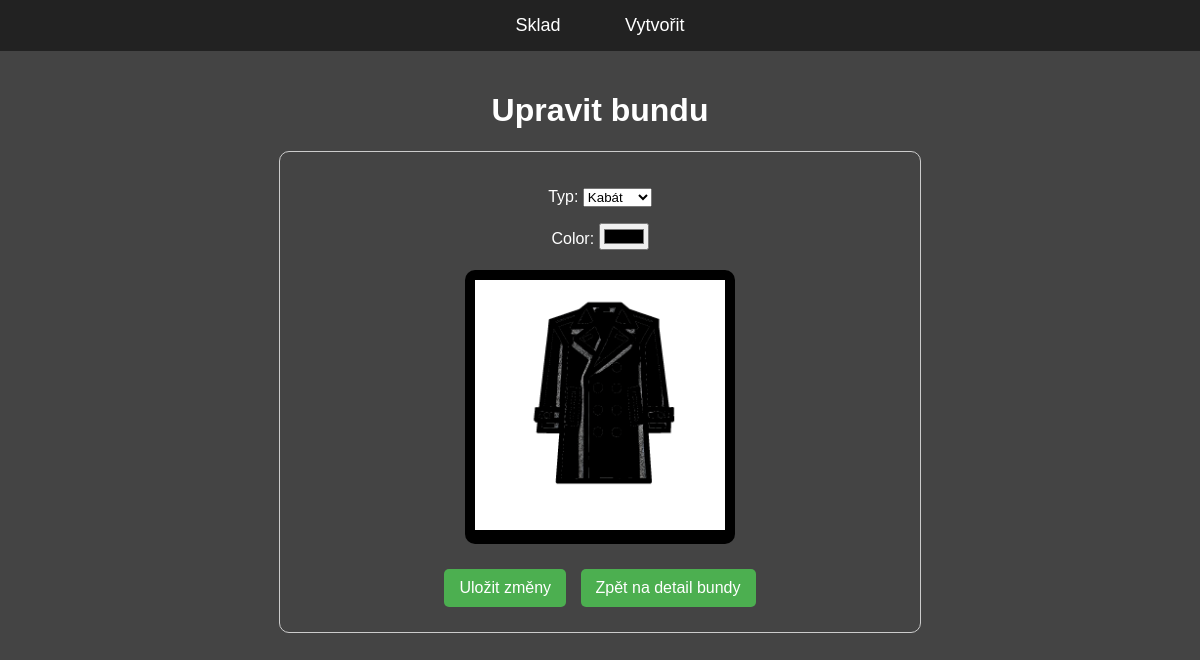
/bundy/11/upravit/, run on the app's committed database.
### bundy/models.py (models this page shows, shortened)
class Jacket(models.Model):
    TYPE_CHOICES = [
        ('kabát', 'Kabát'),
        ('bunda', 'Bunda'),
        ('bomber', 'Bomber'),
    ]
    typ = models.CharField(max_length=20, choices=TYPE_CHOICES)
    color = models.CharField(max_length=7, default="#ffffff")  # Ukládáme hex kód
    def get_image_url(self):
        return f"/static/bundy/{self.typ}.png"

### bundy/views.py (the view)
# urls.py: path('bundy/<int:pk>/upravit/', JacketUpdateView.as_view(), name='jacket-update'),
class JacketUpdateView(UpdateView):
    model = Jacket
    form_class = JacketForm
    template_name = 'bundy/jacket_form.html'
    success_url = reverse_lazy('sklad')

### bundy/forms.py
class JacketForm(forms.ModelForm):
    class Meta:
        model = Jacket
        fields = ['typ', 'color']
        widgets = {
            'color': forms.TextInput(attrs={'type': 'color'}),
        }

### bundy/templates/bundy/jacket_form.html (shortened to what this page needs)
{% extends 'bundy/base.html' %}
{% block content %}
<center>
  <h1>Upravit bundu</h1>
  <div style="width: 80%; max-width: 600px; margin: 20px auto; padding: 20px; border: 1px solid #ccc; border-radius: 10px; font-family: Arial, sans-serif;">
    <form method="post">
      {{ form.as_p }}
      <div style="margin: 20px 0; display: flex; justify-content: center;">
        <div style="display: inline-block; padding: 10px; background-color: {{ object.color }}; border-radius: 10px;">
          <img id="jacket-preview"
               src="{{ object.get_image_url }}"
               alt="{{ object.typ }}"
               style="max-width: 250px; max-height: 250px;">
        </div>
      </div>
      <div style="margin-top: 20px;">
        <button type="submit" style="display: inline-block; background-color: #4CAF50; color: white; padding: 10px 15px; border: none; border-radius: 5px; margin: 5px; text-decoration: none;">
          Uložit změny
        </button>
        <a href="{% url 'jacket-detail' object.id %}" style="display: inline-block; background-color: #4CAF50; color: white; padding: 10px 15px; border-radius: 5px; margin: 5px; text-decoration: none;">
          Zpět na detail bundy
        </a>
      </div>
    </form>
  </div>
</center>
{% endblock %}

### bundy/static/bundy/css/styles.css (style rules this page uses)
body { background-color: #444444; color: white; font-family: Arial, sans-serif; margin: 0; padding: 0; }
button { background-color: #666; color: white; border: none; padding: 10px 20px; font-size: 16px; cursor: pointer; transition: background 0.3s ease-in-out; }

### data on the page
Jacket: typ "Kabát", color "#000000", get_image_url (picture)
